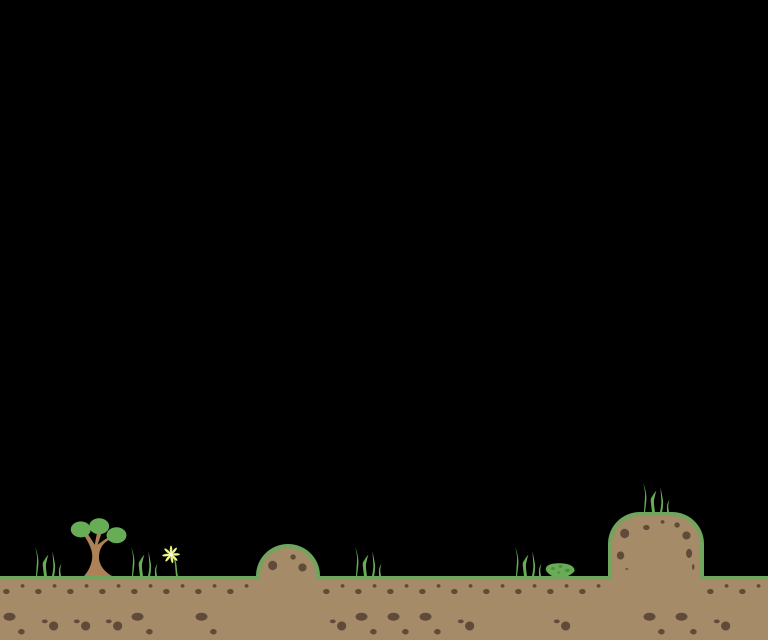

Below is a game level as drawn by its tile map, then a one-line description and the .tmx that defines it (tile-layer data replaced by summaries):
An orthogonal 24x20 tile map with 32x32 px tiles, 2 tile layers (ground, deco).

<map version="1.0" orientation="orthogonal" renderorder="left-down" width="24" height="20" tilewidth="32" tileheight="32" nextobjectid="12">
 <tileset firstgid="1" source="tileset.tsx" />
 <layer name="ground" width="24" height="20">
  <data>[480 cells, 56 non-empty, 10 distinct tile ids]</data>
 </layer>
 <layer name="deco" width="24" height="20">
  <data>[480 cells, 11 non-empty, 7 distinct tile ids]</data>
 </layer>
</map>
